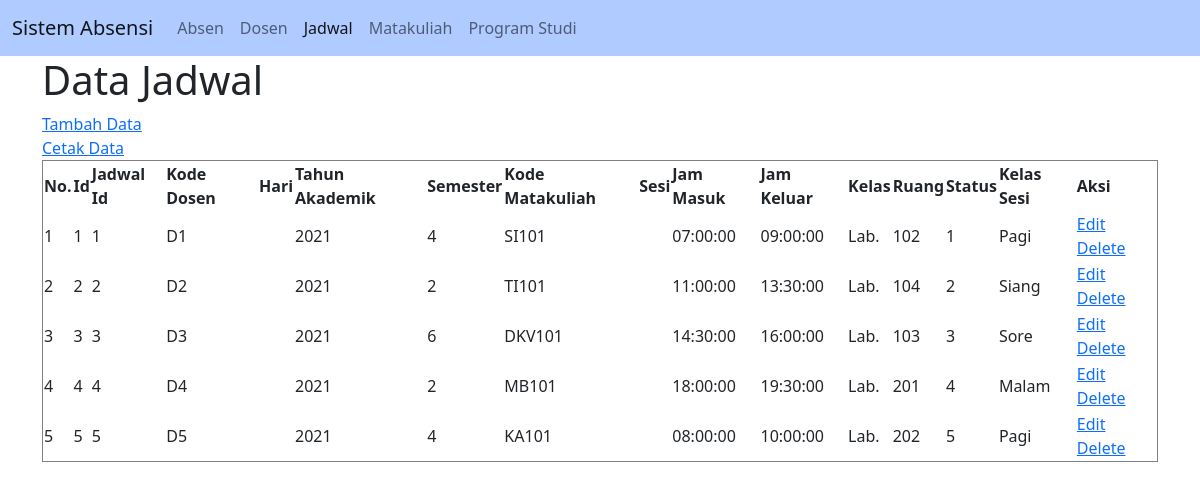
The page /jadwal.php on the database its author committed.
### tables this page shows
CREATE TABLE `tbljadwal` (
  `id` int(11) NOT NULL,
  `jadwalid` int(4) NOT NULL,
  `kodedosen` varchar(5) NOT NULL,
  `hari` varchar(8) NOT NULL,
  `thnakademik` varchar(8) NOT NULL,
  `semester` varchar(6) NOT NULL,
  `kodemk` varchar(15) NOT NULL,
  `sesi` char(1) NOT NULL,
  `jammasuk` time NOT NULL,
  `jamkeluar` time NOT NULL,
  `kelas` varchar(5) NOT NULL,
  `ruang` varchar(10) NOT NULL,
  `status` int(11) NOT NULL,
  `kelassesi` varchar(8) NOT NULL
);

### connection.php (called while the page is built)
<?php
class Connection
{
	 public function get_connection()
	 {
		 $host = "localhost";
		 $database = "absensi_mahasiswa";
		 $username = "root";
		 $password = "";
		 $connect = new mysqli($host, $username, $password, $database);
		 return $connect;
	 }
}

### model.php (called while the page is built, shortened)
<?php
include 'connection.php';
class Model extends Connection
{
public function __construct()
 {
 $this->conn = $this->get_connection();
 }
public function tampil_data_jadwal()
{
    $sql = "SELECT * FROM tbljadwal";
    $bind = $this->conn->query($sql);
    while ($obj = $bind->fetch_object()) {
        $baris[] = $obj;
    }
    if(!empty($baris)){
        return $baris;
    }
}
}

### jadwal.php (the view, shortened to what this page needs)
<?php
include 'model.php';
$model = new Model();
$index = 1;
?>
<!doctype html>
<html lang="en">
<head>
    <link href="https://cdn.jsdelivr.net/npm/bootstrap@5.0.0-beta3/dist/css/bootstrap.min.css" rel="stylesheet">
</head>
<body>
<nav class="navbar navbar-expand-lg navbar-light" style="background-color: #AFCBFF;">
  <div class="container-fluid">
    <a class="navbar-brand" href="index.php">Sistem Absensi</a>
    <div class="collapse navbar-collapse" id="navbarNav">
      <ul class="navbar-nav">
        <li class="nav-item">
          <a class="nav-link" aria-current="page" href="index.php">Absen</a>
        </li>
        <li class="nav-item">
          <a class="nav-link" href="dosen.php">Dosen</a>
        </li>
        <li class="nav-item">
          <a class="nav-link active" href="jadwal.php">Jadwal</a>
        </li>
        <li class="nav-item">
          <a class="nav-link" href="mkuliah.php">Matakuliah</a>
        </li>
        <li class="nav-item">
          <a class="nav-link" href="prodi.php">Program Studi</a>
        </li>
      </ul>
    </div>
  </div>
</nav>
<div class="container">
        <h1>Data Jadwal</h1>
        <a href="create_jadwal.php">Tambah Data</a>
        <br>
        <a href="print_jadwal.php" target="_blank">Cetak Data</a>
        <br>
        <table border="1">
            <thead>
                <tr>
                    <th>No.</th>
                    <th>Id</th>
                    <th>Jadwal Id</th>
                    <th>Kode Dosen</th>
                    <th>Hari</th>
                    <th>Tahun Akademik</th>
                    <th>Semester</th>
                    <th>Kode Matakuliah</th>
                    <th>Sesi</th>
                    <th>Jam Masuk</th>
                    <th>Jam Keluar</th>
                    <th>Kelas</th>
                    <th>Ruang</th>
                    <th>Status</th>
                    <th>Kelas Sesi</th>
                    <th>Aksi</th>
                </tr>
            </thead>
            <tbody>
                <?php
                $result = $model->tampil_data_jadwal();
                if (!empty($result)) {
                    foreach ($result as $data) : ?>
                        <tr>
                            <td><?= $index++ ?></td>
                            <td><?= $data->id ?></td>
                            <td><?= $data->jadwalid ?></td>
                            <td><?= $data->kodedosen ?></td>
                            <td><?= $data->hari ?></td>
                            <td><?= $data->thnakademik ?></td>
                            <td><?= $data->semester ?></td>
                            <td><?= $data->kodemk ?></td>
                            <td><?= $data->sesi ?></td>
                            <td><?= $data->jammasuk ?></td>
                            <td><?= $data->jamkeluar ?></td>
                            <td><?= $data->kelas ?></td>
                            <td><?= $data->ruang ?></td>
                            <td><?= $data->status ?></td>
                            <td><?= $data->kelassesi ?></td>
                            <td>
                                <a name="edit" id="edit" href="edit_jadwal.php?id=<?= $data->id ?>">Edit</a>
                                <a name="hapus" id="hapus" href="proses.php?jadwal_id=<?= $data->id ?>">Delete</a>
                            </td>
                        </tr>
                    <?php endforeach;
                } else { ?>
                <tr>
                    <td colspan="9">Belum ada data pada tabel jadwal.</td>
                </tr>
                <?php } ?>
            </tbody>
        </table>
    </div>
</body>
</html>

### rows shown on the page
tbljadwal: id "1", jadwalid "1", kodedosen "D1", thnakademik "2021", semester "4", kodemk "SI101", jammasuk "07:00:00", jamkeluar "09:00:00", kelas "Lab.", ruang "102", status "1", kelassesi "Pagi"
tbljadwal: id "2", jadwalid "2", kodedosen "D2", thnakademik "2021", semester "2", kodemk "TI101", jammasuk "11:00:00", jamkeluar "13:30:00", kelas "Lab.", ruang "104", status "2", kelassesi "Siang"
tbljadwal: id "3", jadwalid "3", kodedosen "D3", thnakademik "2021", semester "6", kodemk "DKV101", jammasuk "14:30:00", jamkeluar "16:00:00", kelas "Lab.", ruang "103", status "3", kelassesi "Sore"
tbljadwal: id "4", jadwalid "4", kodedosen "D4", thnakademik "2021", semester "2", kodemk "MB101", jammasuk "18:00:00", jamkeluar "19:30:00", kelas "Lab.", ruang "201", status "4", kelassesi "Malam"
tbljadwal: id "5", jadwalid "5", kodedosen "D5", thnakademik "2021", semester "4", kodemk "KA101", jammasuk "08:00:00", jamkeluar "10:00:00", kelas "Lab.", ruang "202", status "5", kelassesi "Pagi"
